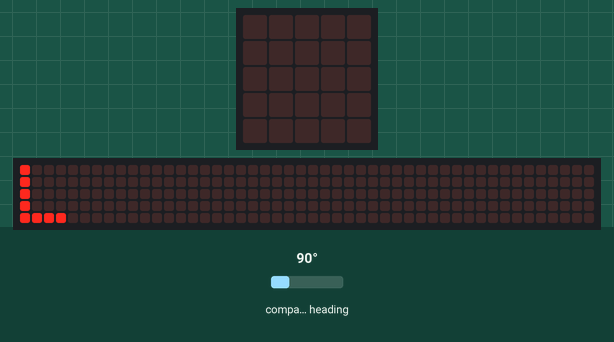
The program below on a simulated BBC micro:bit running MicroPython. Shown: the board's 5×5 LED display, a strip that is not on the board, showing the scrolling text unrolled. The inputs (shaded band) are chosen by the test bench; at power-on: compass heading 90°. The 48×5 strip is a reading aid, not a part: it shows the text the display is scrolling, unrolled, one strip-width of it at a time; the compass is already calibrated.

Above: at 1.37 s.
1.4 s: compass heading set to 50°
4.6 s: compass heading set to 40°
At 5.72 s:
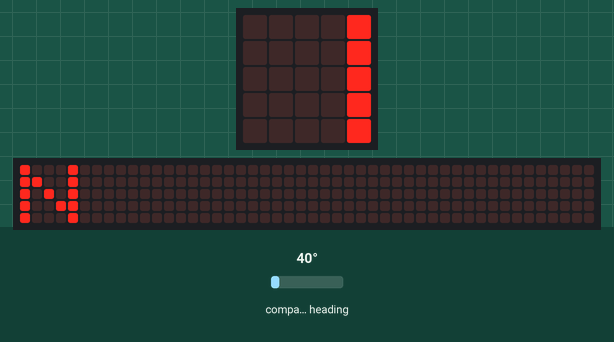
7.6 s: compass heading set to 180°
At 7.72 s:
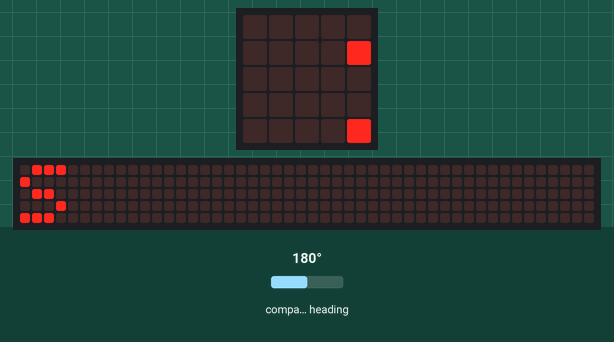
9.6 s: compass heading set to 218°
12.5 s: compass heading set to 229°
At 13.28 s:
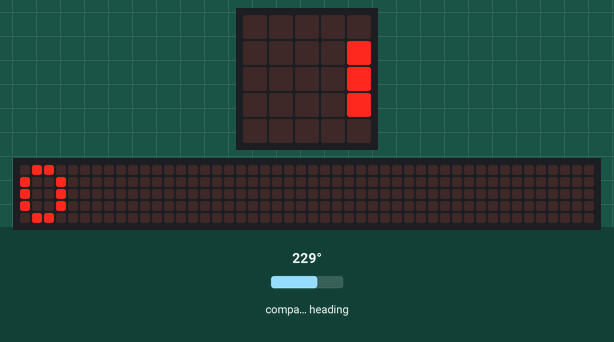
15.1 s: compass heading set to 7°
At 17.13 s:
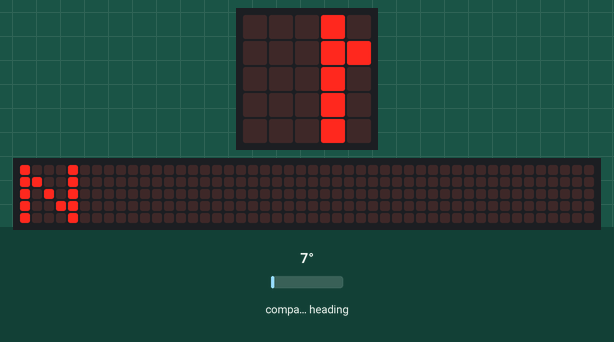

Measured:
- the behaviour switches between 45 and 44° on compass heading (found by bisection; images 0 and 1)
- the behaviour switches between 224 and 225° on compass heading (found by bisection; images 2 and 3)
- after the input at 4.6 s, the display: first differs from a run without the input after 1.1 s (image 1)
- after the input at 7.6 s, the display: changes after 0.05 s (image 2)
- after the input at 12.5 s, the display: first differs from a run without the input after 0.71 s (image 3)
- after the input at 15.1 s, the display: first differs from a run without the input after 1.8 s (image 4 shows a later state)

The program:

main.py
```python
from microbit import *

compass.calibrate()

while True:
    if compass.heading() > 315 or compass.heading() < 45:
        display.scroll("N")
    elif compass.heading() < 135:
        display.scroll("L")
    elif compass.heading() < 225:
        display.scroll("S")
    else:
        display.scroll("O")
    sleep(500)
```
